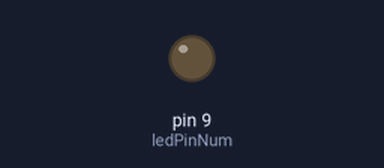
Recording of a sketch running on a simulated Arduino Uno, built with avr-gcc and run on an emulated ATmega328P. Parts: output pins drawn as LEDs (lit = HIGH).

Above: at 0.05 s.
At 0.6 s:
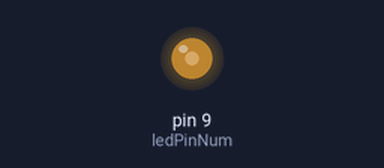
At 1.2 s:
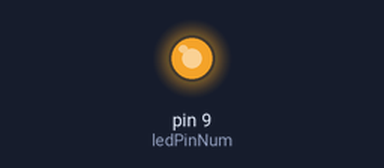
At 2.35 s:
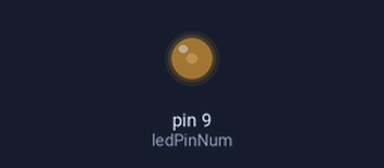
Timing chart, 0 to 6.0 s (numbered marks = the images above):
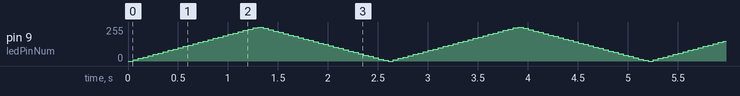

The sketch:

sketch_sep23d.ino
```cpp
int ledPinNum = 9;
int brightness = 0;      // 밝기 값 (이 행은 초기 값)
int fadeAmount = 10;     // 밝기 변화량

void setup() {
  Serial.begin(9600);

  pinMode(ledPinNum, OUTPUT);

}

void loop() {

  analogWrite(ledPinNum, brightness);

  brightness += fadeAmount;
  if(brightness > 255)
  {
    brightness = 255;
    fadeAmount *= -1;
  }

  if(brightness < 0)
  {
    brightness = 0;
    fadeAmount *= -1;
  }
  delay(50);
}
```
